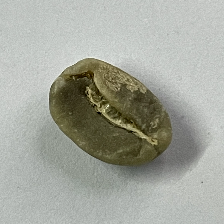
#> input picture dataset/train/Green/green (101).png, 224 x 224 px
$ python prepare_dataset.py
#> lines starting #> are read from the running program, lines starting #| are printed output that depends on the picture
import os
import glob
import numpy as np
from PIL import Image

RAW_BASE = r"C:\Users\Raine\Downloads\coffee_raw"  # Ubah sesuai lokasi ekstrak .zip
REPO_DATASET = os.path.join("..", "dataset")
CLASSES = ["Green", "Light", "Medium", "Dark"]

# 1. Konversi seluruh dataset TRAIN ke 32x32 BMP di dalam repo (dataset/train/)
for cls_name in CLASSES:
    out_dir = os.path.join(REPO_DATASET, "train", cls_name.lower())
    os.makedirs(out_dir, exist_ok=True)
    for i, fpath in enumerate(sorted(glob.glob(os.path.join(RAW_BASE, "train", cls_name, "*.*")))):
        img = Image.open(fpath).convert("L").resize((32, 32), Image.Resampling.BILINEAR)
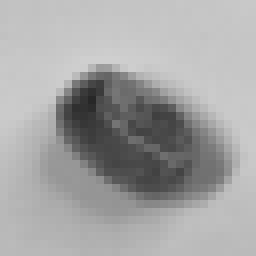
#> img: PIL image 32x32 L (shown 8 times larger); min 39, max 207, mean 164.6
        img.save(os.path.join(out_dir, f"{cls_name.lower()}_{i:03d}.bmp"), format="BMP")

# 2. Konversi seluruh dataset TEST ke 32x32 BMP di dalam repo (dataset/test/) + file .mem Verilog
out_test = os.path.join(REPO_DATASET, "test")
os.makedirs(out_test, exist_ok=True)
hex_pixels, hex_labels = [], []

for label_idx, cls_name in enumerate(CLASSES):
    for i, fpath in enumerate(sorted(glob.glob(os.path.join(RAW_BASE, "test", cls_name, "*.*")))):
        img = Image.open(fpath).convert("L").resize((32, 32), Image.Resampling.BILINEAR)
        img.save(os.path.join(out_test, f"{cls_name.lower()}_{i:03d}.bmp"), format="BMP")

        for px in np.array(img, dtype=np.uint8).flatten():
            hex_pixels.append(f"{px:02x}")
        hex_labels.append(f"{label_idx:01x}")

with open(os.path.join(out_test, "test_vectors.mem"), "w") as f:
    f.write("\n".join(hex_pixels) + "\n")

with open(os.path.join(out_test, "test_labels.mem"), "w") as f:
    f.write("\n".join(hex_labels) + "\n")

print(f"Selesai! Total {len(hex_labels)} citra uji 32x32 .bmp tersimpan di dataset/test/")
